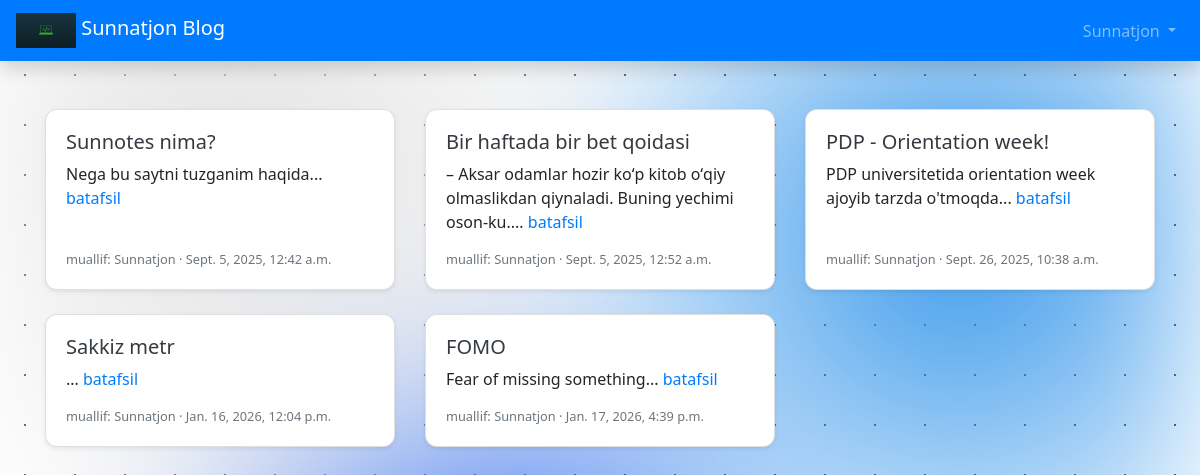
/articles/ (signed in), run on the app's committed database.
### accounts/models.py (models this page shows)
class CustomUser(AbstractUser):
  age = models.PositiveIntegerField(null=True, blank=True)

### articles/models.py (models this page shows, shortened)
class Article(models.Model):
  title = models.CharField(max_length=1500)
  summary = models.CharField(max_length=200, blank=True)
  body = RichTextField()
  photo = models.ImageField(upload_to='images/', blank=True)
  date = models.DateTimeField(auto_now_add=True)
  author = models.ForeignKey(
    get_user_model(),
    on_delete=models.CASCADE,
  )

### articles/views.py (the view)
# urls.py: path('', ArticleListView.as_view(), name='article_list'),
class ArticleListView(ListView):
  model = Article
  template_name = 'article_list.html'

### templates/article_list.html (shortened to what this page needs)
{% extends 'base.html' %}
{% block content %}
<div class="row">
  {% for article in object_list %}
    <div class="col-12 col-md-6 col-lg-4 mb-4">
      <div class="card h-100 shadow-sm">
        <div class="card-body d-flex flex-column">
          <h5 class="card-title mb-2">
            <a href="{% url 'article_detail' article.pk %}"
               class="stretched-link text-decoration-none text-dark">
              {{ article.title }}
            </a>
          </h5>
          <p class="card-text mb-3">
            {{ article.summary }}...
            <a href="{% url 'article_detail' article.pk %}">batafsil</a>
          </p>
          <div class="mt-auto small text-muted">
            muallif: {{ article.author|title }} &middot; {{ article.date }}
          </div>
        </div>
      </div>
    </div>
  {% empty %}
    <div class="col-12"><p>Hozircha postlar yo‘q.</p></div>
  {% endfor %}
</div>
{% endblock content %}

### templates/base.html (shortened to what this page needs)
{% load static %}
<!DOCTYPE html>
<html>
    <head>
            <link rel="stylesheet" href="https://cdn.jsdelivr.net/npm/bootstrap@4.5.3/dist/css/bootstrap.min.css">
            <link rel="stylesheet" href="https://cdnjs.cloudflare.com/ajax/libs/font-awesome/5.15.2/css/all.min.css" />
            <link rel="stylesheet" href="{% static 'css/base.css' %}">
            <link rel="stylesheet" href="{% static 'css/article.css' %}">
    </head>
    <body class="home">
        <nav class="navbar navbar-expand-lg navbar-dark bg-primary shadow" style="background-color:cadetblue;">
            <a class="navbar-brand" href="{% url 'home' %}">
                <img src="{% static 'assets/img/logo.png' %}" width="60" height="35" class="d-inline-block align-top" alt="">
                Sunnatjon Blog
            </a>
            <div class="collapse navbar-collapse" id="navbarSupportedContent">
                {% if user.is_authenticated %}
                    <ul class="navbar-nav ml-auto">
                        <li class="nav-item">
                            <a class="nav-link dropdown-toggle" href="#"
                                id="navbarDropdown" role="button" data-toggle="dropdown"
                                aria-haspopup="true" aria-expanded="false">
                                {{user.username | title}}
                            </a>
                        </li>
                    </ul>
                {% else %}
                    <form class="form-inline ml-auto">
                        <a href="{% url 'login' %}" class="btn btn-light">Kirish</a>
                        <a href="{% url 'signup' %}" class="btn btn-success ml-2">Ro'yxatdan o'tish</a>
                    </form>
                {% endif %}
            </div>
        </nav>
        <main>
            <div class="container">
                {% block content %}
                {% endblock content %}
            </div>
        </main>
    </body>
</html>

### templates/base.html (style rules this page uses)
body { font-family: 'Segoe UI', Tahoma, Geneva, Verdana, sans-serif; }
.card { border-radius: 12px; transition: 0.3s; }
body { background: #ffffff; }

### data on the page
CustomUser: username "Sunnatjon"
Article: title "Sunnotes nima?", summary "Nega bu saytni tuzganim haqida", author "Sunnatjon", date "Sept. 5, 2025, 12:42 a.m."
Article: title "Bir haftada bir bet qoidasi", summary "– Aksar odamlar hozir koʻp kitob oʻqiy olmaslikdan qiynaladi. Buning yechimi oson-ku.", author "Sunnatjon", date "Sept. 5, 2025, 12:52 a.m."
Article: title "PDP - Orientation week!", summary "PDP universitetida orientation week ajoyib tarzda o'tmoqda", author "Sunnatjon", date "Sept. 26, 2025, 10:38 a.m."
Article: title "Sakkiz metr", author "Sunnatjon", date "Jan. 16, 2026, 12:04 p.m."
Article: title "FOMO", summary "Fear of missing something", author "Sunnatjon", date "Jan. 17, 2026, 4:39 p.m."
